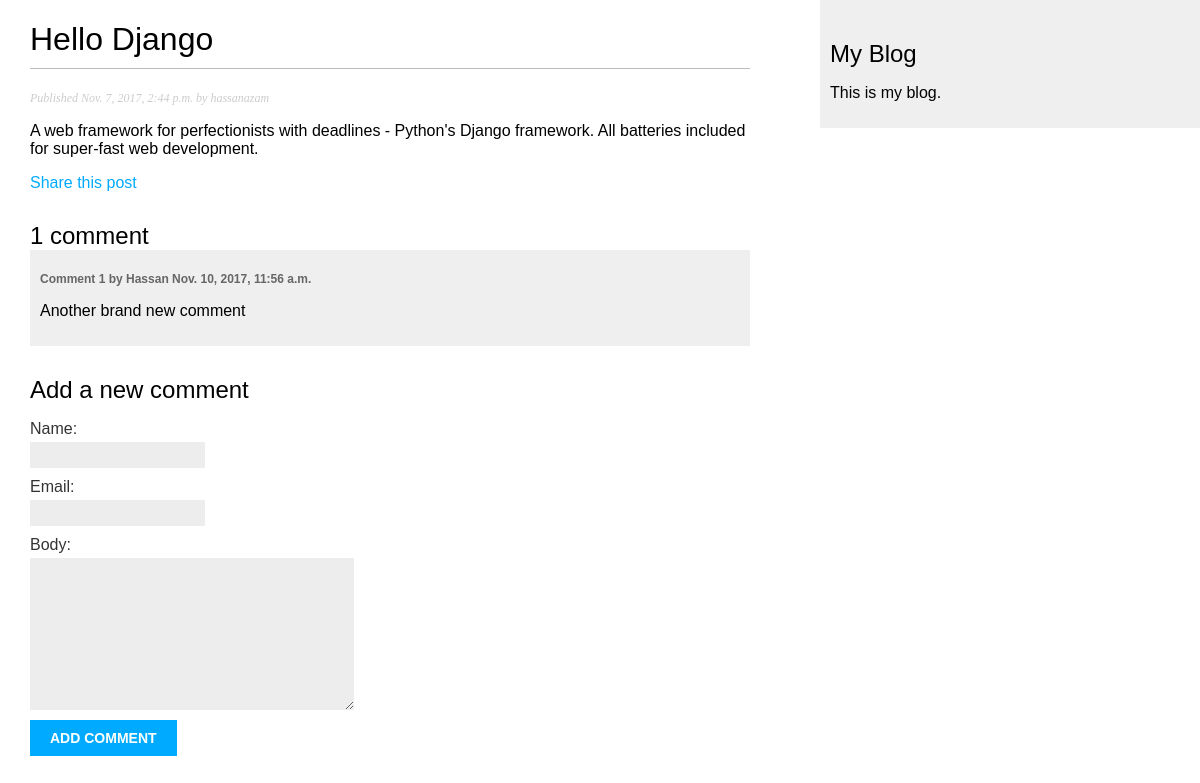
/blog/2017/11/07/hello-django/, run on the app's committed database.
### blog/models.py (models this page shows, shortened)
class Post(models.Model):
    STATUS_CHOICES = (
        ('draft', 'Draft'),
        ('published', 'Published'),
    )
    title = models.CharField(max_length=250)
    slug = models.SlugField(max_length=250, unique_for_date='publish')
    author = models.ForeignKey(User, related_name='blog_posts')
    body = models.TextField()
    publish = models.DateTimeField(default=timezone.now)
    created = models.DateTimeField(auto_now_add=True)
    updated = models.DateTimeField(auto_now=True)
    status = models.CharField(max_length=10, choices=STATUS_CHOICES, default='draft')
    tag = TaggableManager()
    class Meta:
        ordering = ('-publish',)
    objects = models.Manager()
    published = PublishedManager()

class Comment(models.Model):
    post = models.ForeignKey(Post, related_name='comments')
    name = models.CharField(max_length=80)
    email = models.EmailField()
    body = models.TextField()
    created = models.DateTimeField(auto_now_add=True)
    updated = models.DateTimeField(auto_now=True)
    active = models.BooleanField(default=True)
    class Meta:
        ordering = ('created',)

### blog/views.py (the view)
def post_detail(request, year, month, day, post):
    post = get_object_or_404(Post, slug=post,
                                   status='published',
                                   publish__year=year,
                                   publish__month=month,
                                   publish__day=day )
    comments = post.comments.filter(active=True)
    if request.method == 'POST':
        comment_form = CommentForm(data=request.POST)
        if comment_form.is_valid():
            new_comment = comment_form.save(commit=False)
            new_comment.post = post
            new_comment.save()
    else:
        comment_form = CommentForm()
    return render(request, 'blog/post/detail.html', {'post': post, 'comments': comments, 'comment_form': comment_form})

### blog/forms.py
class CommentForm(forms.ModelForm):
    class Meta:
        model = Comment
        fields = ('name', 'email', 'body')

### blog/templates/blog/post/detail.html (shortened to what this page needs)
{% extends "blog/base.html" %}
{% block content %}
    <h1>{{ post.title }}</h1>
    <p class="date">
        Published {{ post.publish }} by {{ post.author }}
    </p>
    {{ post.body|linebreaks }}
    <p>
        <a href="{% url "blog:post_share" post.id %}">
            Share this post
        </a>
    </p>
    {% with comments.count as total_comments %}
    <h2>
        {{ total_comments }} comment{{ total_comments|pluralize }}
    </h2>
    {% endwith %}
    {% for comment in comments %}
    <div class="comment">
        <p class="info">
            Comment {{ forloop.counter }} by {{ comment.name }}
            {{ comment.created }}
        </p>
        {{ comment.body|linebreaks }}
    </div>
    {% empty %}
        <p>There are no comments yet.</p>
    {% endfor %}
    {% if new_comment %}
        <h2>Your comment has been added.</h2>
    {% else %}
        <h2>Add a new comment</h2>
        <form action="." method="POST">
            {{ comment_form.as_p }}
            <p>
                <input type="submit" value="Add comment" >
            </p>
        </form>
    {% endif %}
{% endblock %}

### blog/static/css/blog.css (style rules this page uses)
body { margin:0; padding:0; font-family:helvetica, sans-serif; }
a { color:#00abff; text-decoration:none; }
h1 { font-weight:normal; border-bottom:1px solid #bbb; padding:0 0 10px 0; }
h2 { font-weight:normal; margin:30px 0 0; }
p.date { color:#ccc; font-family: georgia, serif; font-size: 12px; font-style: italic; }
label { float:left; clear:both; color:#333; margin-bottom:4px; }
input, textarea { clear:both; float:left; margin:0 0 10px; background:#ededed; border:0; padding:6px 10px; font-size:12px; }
input[type=submit] { font-weight:bold; background:#00abff; color:#fff; padding:10px 20px; font-size:14px; text-transform:uppercase; }
.comment { padding:10px; }
.comment:nth-child(even) { background:#efefef; }
.comment .info { font-weight:bold; font-size:12px; color:#666; }

### data on the page
Post: title "Hello Django", publish "Nov. 7, 2017, 2:44 p.m.", author "hassanazam", body "A web framework for perfectionists with deadlines - Python's Django framework. All batteries included for super-fast web development."
Comment: name "Hassan", created "Nov. 10, 2017, 11:56 a.m.", body "Another brand new comment"

### other printed values
{{ total_comments }} "1"
